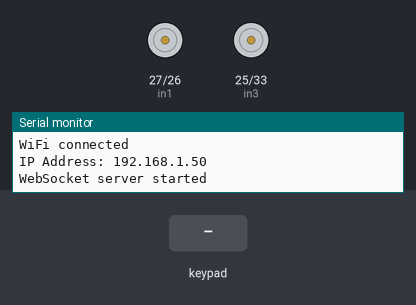
Recording of a sketch running on a simulated ESP32. On the bench: motor-driver pin pairs drawn as motors (green arrow = first pin HIGH = forward, orange = second pin HIGH = backward, longer = more drive, scaled by the enable pin), the last lines printed to the serial monitor. The inputs (shaded band) are chosen by the test bench. WiFi joins after 1.5 s; servers stay silent unless stated.

Above: at 4.2 s.
4.3 s: key 'U' pressed
At 4.5 s:
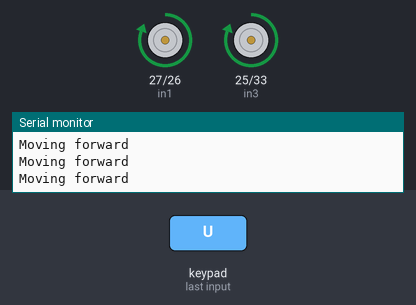
6.2 s: key 'D' pressed
At 6.4 s:
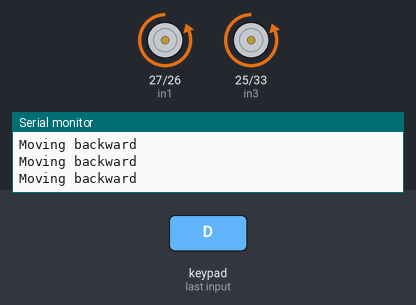
8.1 s: key 'L' pressed
At 8.3 s:
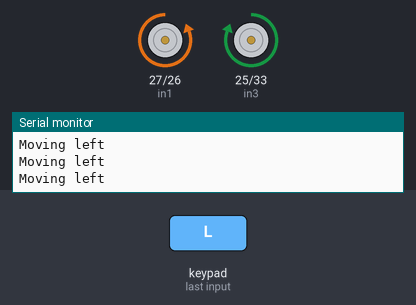
10.0 s: key 'R' pressed
At 10.2 s:
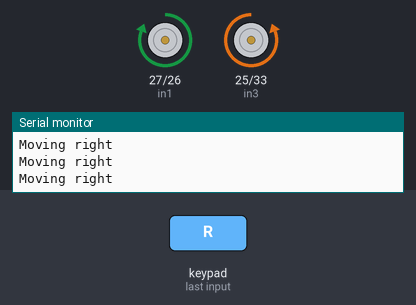
Timing chart, 0 to 13.0 s (numbered marks = the images above; inputs shaded):
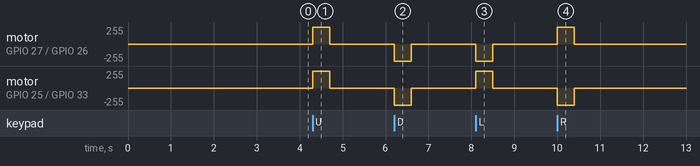

Measured:
- after the input at 4.3 s, motor on GPIO 27 (in1) / GPIO 26 (in2), motor on GPIO 25 (in3) / GPIO 33 (in4): stopped → forward 255/255 at once, → stopped 0.40 s later
- after the input at 6.2 s, motor on GPIO 27 (in1) / GPIO 26 (in2), motor on GPIO 25 (in3) / GPIO 33 (in4): stopped → backward 255/255 at once, → stopped 0.40 s later
- after the input at 8.1 s, motor on GPIO 27 (in1) / GPIO 26 (in2): stopped → backward 255/255 at once, → stopped 0.40 s later; motor on GPIO 25 (in3) / GPIO 33 (in4): stopped → forward 255/255 at once, → stopped 0.40 s later
- after the input at 10.0 s, motor on GPIO 27 (in1) / GPIO 26 (in2): stopped → forward 255/255 at once, → stopped 0.40 s later; motor on GPIO 25 (in3) / GPIO 33 (in4): stopped → backward 255/255 at once, → stopped 0.40 s later

The sketch:

esp32.ino
```cpp
#include <WiFi.h>
#include <WebSocketsServer.h>
#define CUSTOM_SETTINGS
#define INCLUDE_GAMEPAD_MODULE
#include <DabbleESP32.h>

// Wi-Fi credentials
const char* ssid = "iqoo";
const char* password = "........";

// WebSocket server on port 80
WebSocketsServer webSocket = WebSocketsServer(8080);

// Motor pin definitions
// Motor A
const int enA = 14;
const int in1 = 27;
const int in2 = 26;
// Motor B
const int enB = 32;
const int in3 = 25;
const int in4 = 33;

// Control variables
bool moving = false;
unsigned long moveStartTime = 0;
const unsigned long timeoutDuration = 1000; // 1 second timeout
bool usingBluetooth = false;
bool usingWebSocket = false;

void onWebSocketEvent(uint8_t num, WStype_t type, uint8_t *payload, size_t length) {
  switch (type) {
    case WStype_TEXT: {
      Serial.printf("[%u] Received text: %s\n", num, payload);

      // Process the received command
      if (strcmp((char *)payload, "FORWARD") == 0) {
        moveForward();
      } else if (strcmp((char *)payload, "RIGHT") == 0) {
        moveRight();
      } else if (strcmp((char *)payload, "LEFT") == 0) {
        moveLeft();
      } else if (strcmp((char *)payload, "BACKWARD") == 0) {
        moveBackward();
      } else if (strcmp((char *)payload, "STOP") == 0) {
        stopMotors();
        moving = false;
        break;
      }

      moving = true;
      moveStartTime = millis(); // Reset the timeout
      usingWebSocket = true;
      usingBluetooth = false;
      break;
    }
  }
}

void setup() {
  Serial.begin(115200);
  delay(1000);
  Serial.println("USV Controller Starting...");

  // Set motor control pins as outputs
  pinMode(enA, OUTPUT);
  pinMode(enB, OUTPUT);
  pinMode(in1, OUTPUT);
  pinMode(in2, OUTPUT);
  pinMode(in3, OUTPUT);
  pinMode(in4, OUTPUT);

  // Set initial motor speeds to zero
  analogWrite(enA, 0);
  analogWrite(enB, 0);

  // Initialize Dabble Bluetooth
  Serial.println("Initializing Dabble BLE...");
  Dabble.begin("USV");
  Serial.println("Dabble initialized!");

  // Connect to Wi-Fi
  Serial.println("Connecting to WiFi");
  WiFi.begin(ssid, password);
  while (WiFi.status() != WL_CONNECTED) {
    delay(1000);
    Serial.print(".");
  }

  Serial.println("");
  Serial.println("WiFi connected");
  Serial.print("IP Address: ");
  Serial.println(WiFi.localIP()); // Print IP address

  // Start WebSocket server
  webSocket.begin();
  webSocket.onEvent(onWebSocketEvent);
  Serial.println("WebSocket server started");
}

void loop() {
  // Process WebSocket events if available
  webSocket.loop();

  // Process Bluetooth inputs if not using WebSocket
  if (!usingWebSocket) {
    Dabble.processInput();

    // Check GamePad inputs
    if (GamePad.isUpPressed()) {
      moveForward();
      usingBluetooth = true;
      moving = true;
      moveStartTime = millis();
    }
    else if (GamePad.isDownPressed()) {
      moveBackward();
      usingBluetooth = true;
      moving = true;
      moveStartTime = millis();
    }
    else if (GamePad.isRightPressed()) {
      moveRight();
      usingBluetooth = true;
      moving = true;
      moveStartTime = millis();
    }
    else if (GamePad.isLeftPressed()) {
      moveLeft();
      usingBluetooth = true;
      moving = true;
      moveStartTime = millis();
    }
    else if (usingBluetooth) {
      stopMotors();
      usingBluetooth = false;
      moving = false;
    }
  }

  // Check for timeout - only apply to WebSocket control
  if (!usingBluetooth && moving && millis() - moveStartTime >= timeoutDuration) {
    stopMotors();
    moving = false;
    usingWebSocket = false;
  }
}

void moveForward() {
  digitalWrite(in1, HIGH);
  digitalWrite(in2, LOW);
  digitalWrite(in3, HIGH);
  digitalWrite(in4, LOW);
  analogWrite(enA, 255); // Set motor speed to maximum
  analogWrite(enB, 255); // Set motor speed to maximum
  Serial.println("Moving forward");
}

void moveBackward() {
  digitalWrite(in1, LOW);
  digitalWrite(in2, HIGH);
  digitalWrite(in3, LOW);
  digitalWrite(in4, HIGH);
  analogWrite(enA, 255); // Set motor speed to maximum
  analogWrite(enB, 255); // Set motor speed to maximum
  Serial.println("Moving backward");
}

void moveRight() {
  digitalWrite(in1, HIGH);
  digitalWrite(in2, LOW);
  digitalWrite(in3, LOW);
  digitalWrite(in4, HIGH);
  analogWrite(enA, 255); // Set motor speed to maximum
  analogWrite(enB, 255); // Set motor speed to maximum
  Serial.println("Moving right");
}

void moveLeft() {
  digitalWrite(in1, LOW);
  digitalWrite(in2, HIGH);
  digitalWrite(in3, HIGH);
  digitalWrite(in4, LOW);
  analogWrite(enA, 255); // Set motor speed to maximum
  analogWrite(enB, 255); // Set motor speed to maximum
  Serial.println("Moving left");
}

void stopMotors() {
  digitalWrite(in1, LOW);
  digitalWrite(in2, LOW);
  digitalWrite(in3, LOW);
  digitalWrite(in4, LOW);
  analogWrite(enA, 0); // Disable motor 1
  analogWrite(enB, 0); // Disable motor 2
  Serial.println("Motors stopped");
}
```
